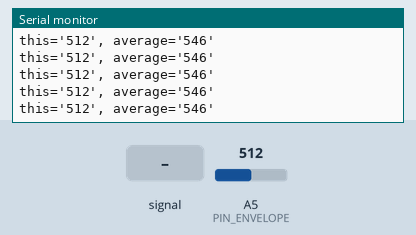
This sketch was run on a simulated Arduino Uno, built with avr-gcc and run on an emulated ATmega328P. Shown: the last lines printed to the serial monitor. The test bench sets the inputs (shaded band); at power-on: A5 (PIN_ENVELOPE) = 512.

Above: at 1.2 s.
1.3 s: A5 (PIN_ENVELOPE) fed a 200 Hz sine of ±81 counts around its level
At 1.56 s:
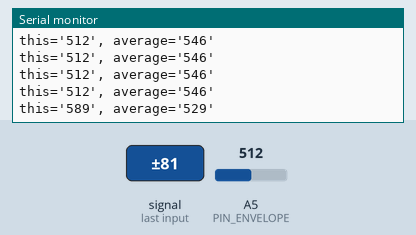
2.8 s: A5 (PIN_ENVELOPE) set to 716
At 2.96 s:
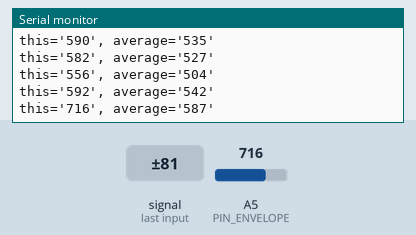
4.3 s: A5 (PIN_ENVELOPE) fed a 1000 Hz sine of ±255 counts around its level
At 4.56 s:
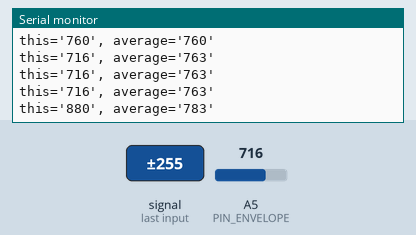
5.8 s: A5 (PIN_ENVELOPE) set to 900
At 5.96 s:
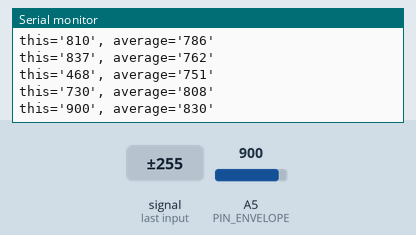
Timing chart, 0 to 8.3 s (numbered marks = the images above; inputs shaded):
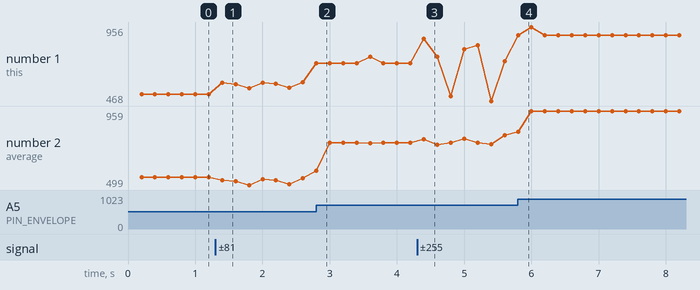

Measured:
- after the input at 1.3 s, the serial monitor: prints a new line after 0.10 s (image 1)
- after the input at 2.8 s, the serial monitor: prints a new line at once (image 2)
- after the input at 4.3 s, the serial monitor: prints a new line after 0.10 s (image 3)
- after the input at 5.8 s, the serial monitor: prints a new line at once (image 4)
- plotted number 1: 512 → 592 after the input at 1.3 s, 592 → 716 after the input at 2.8 s, 716 → 730 after the input at 4.3 s, 730 → 900 after the input at 5.8 s
- plotted number 2: 546 → 542 after the input at 1.3 s, 542 → 763 after the input at 2.8 s, 763 → 808 after the input at 4.3 s, 808 → 959 after the input at 5.8 s

The sketch:

mic_test000.ino
```cpp
#define PIN_ENVELOPE   A5
#define PIN_GATE       A4

typedef struct Timer {
  uint32_t last;
  uint32_t sleep;
  uint32_t now;
} Timer;
Timer s_gTimer;

#define NUM_SAMPLES   16
struct EnvelopeSample {
  uint8_t i;
  int value[NUM_SAMPLES];
  int average;
};
struct EnvelopeSample s_gEnvelope;

void readEnvelope()
{
  int i;

  // next sample?
  s_gEnvelope.i++;
  if (s_gEnvelope.i > NUM_SAMPLES) s_gEnvelope.i = 0;

  // Maybe not initialized yet?
  for (i=0; i<NUM_SAMPLES; i++) {
    if (s_gEnvelope.value[i] == 0) {
      s_gEnvelope.value[i] = analogRead(PIN_ENVELOPE);
    }
  }

  // Read another sample
  s_gEnvelope.value[s_gEnvelope.i] = analogRead(PIN_ENVELOPE);

  // Average calculation
  for (i=0; i<NUM_SAMPLES; i++) {
    s_gEnvelope.average += s_gEnvelope.value[i];
  }
  s_gEnvelope.average = s_gEnvelope.average / NUM_SAMPLES;
}

void printEnvelope()
{
  // Generic sleep-until routine...
  s_gTimer.now = millis();
  if (s_gTimer.now - s_gTimer.last >= 200) {
    s_gTimer.last = s_gTimer.now;
  }
  else return;

  // We have slept long enough...
  Serial.print("this='");
  Serial.print(s_gEnvelope.value[s_gEnvelope.i]);
  Serial.print("', average='");
  Serial.print(s_gEnvelope.average);
  Serial.println("'");
}

void setup() {
  Serial.begin(115200);

  pinMode(PIN_ENVELOPE, INPUT);
  pinMode(PIN_GATE, INPUT);
}

void loop() {
  readEnvelope();
  printEnvelope();
}
```
